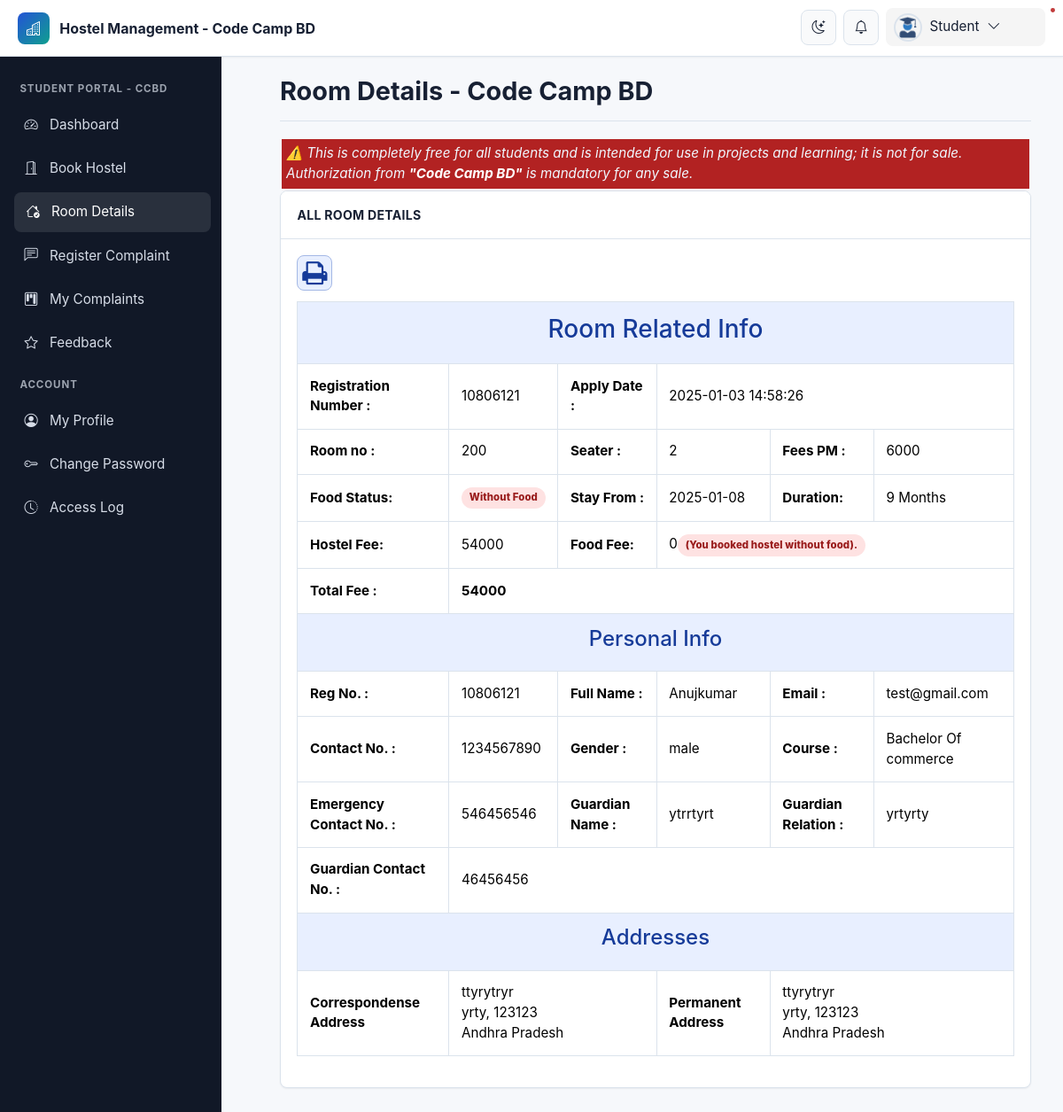
The app's page /room-details.php (signed in) with its own data.
### tables this page shows
CREATE TABLE `registration` (
  `id` int(11) NOT NULL,
  `roomno` int(11) DEFAULT NULL,
  `seater` int(11) DEFAULT NULL,
  `feespm` int(11) DEFAULT NULL,
  `foodstatus` int(11) DEFAULT NULL,
  `stayfrom` date DEFAULT NULL,
  `duration` int(11) DEFAULT NULL,
  `course` varchar(500) DEFAULT NULL,
  `regno` int(11) DEFAULT NULL,
  `firstName` varchar(500) DEFAULT NULL,
  `middleName` varchar(500) DEFAULT NULL,
  `lastName` varchar(500) DEFAULT NULL,
  `gender` varchar(250) DEFAULT NULL,
  `contactno` bigint(11) DEFAULT NULL,
  `emailid` varchar(500) DEFAULT NULL,
  `egycontactno` bigint(11) DEFAULT NULL,
  `guardianName` varchar(500) DEFAULT NULL,
  `guardianRelation` varchar(500) DEFAULT NULL,
  `guardianContactno` bigint(11) DEFAULT NULL,
  `corresAddress` varchar(500) DEFAULT NULL,
  `corresCIty` varchar(500) DEFAULT NULL,
  `corresState` varchar(500) DEFAULT NULL,
  `corresPincode` int(11) DEFAULT NULL,
  `pmntAddress` varchar(500) DEFAULT NULL,
  `pmntCity` varchar(500) DEFAULT NULL,
  `pmnatetState` varchar(500) DEFAULT NULL,
  `pmntPincode` int(11) DEFAULT NULL,
  `postingDate` timestamp NULL DEFAULT current_timestamp(),
  `updationDate` varchar(500) DEFAULT NULL
);

### room-details.php (the view, shortened to what this page needs)
<?php
include('includes/config.php');
?>
<!doctype html>
<html lang="en" class="no-js">
<head>
	<link rel="stylesheet" href="css/font-awesome.min.css">
		<link rel="stylesheet" href="https://cdn.jsdelivr.net/npm/bootstrap-icons@1.11.3/font/bootstrap-icons.css">
<link rel="stylesheet" href="https://cdn.jsdelivr.net/npm/bootstrap@5.3.3/dist/css/bootstrap.min.css">
	<link rel="stylesheet" href="css/dataTables.bootstrap.min.css">
	<link rel="stylesheet" href="css/bootstrap-social.css">
	<link rel="stylesheet" href="css/bootstrap-select.css">
	<link rel="stylesheet" href="css/fileinput.min.css">
	<link rel="stylesheet" href="css/awesome-bootstrap-checkbox.css">
	<link rel="stylesheet" href="css/style.css">
	<link rel="stylesheet" href="css/modern-ui.css">
</head>
<body>
	<?php include('includes/header.php');?>
	<div class="ts-main-content">
			<?php include('includes/sidebar.php');?>
		<div class="content-wrapper">
			<div class="container-fluid">
				<div class="row" id="print">
					<div class="col-md-12">
						<h2 class="page-title">Room Details - Code Camp BD</h2>
														<div class="" style="background-color: firebrick; padding: 5px;margin: 2px;}">
									<i>
										<marquee behavior="scroll" direction="left" onmouseover="this.stop();" onmouseout="this.start();" style="color: aliceblue;" >
											⚠️ This is completely free for all students and is intended for use in projects and learning; it is not for sale. Authorization from  <a style="color:white;font-weight: bold;" href="https://www.youtube.com/@codecampbdofficial/" target="_blank" rel="noopener noreferrer">"Code Camp BD"</a>  is mandatory for any sale.
										</marquee>
									</i>
								</div>
						<div class="panel panel-default">
							<div class="panel-heading">All Room Details</div>
							<div class="panel-body">
			<table id="zctb" class="table table-bordered " cellspacing="0" width="100%" border="1">
						 <span class="print-action"><i class="fa fa-print fa-2x" aria-hidden="true" OnClick="CallPrint(this.value)" title="Print the Report"></i></span>
									<tbody>
<?php
$aid=$_SESSION['login'];
	$ret="select * from registration where (emailid=? || regno	=?)";
$stmt= $mysqli->prepare($ret) ;
$stmt->bind_param('ss',$aid,$aid);
$stmt->execute() ;
$res=$stmt->get_result();
while($row=$res->fetch_object())
	  {
	  	?>
<tr>
<td colspan="6" class="table-section-title"><h3>Room Related Info</h3></td>
</tr>
<tr>
	<th>Registration Number :</th>
<td><?php echo $row->regno;?></td>
<th>Apply Date :</th>
<td colspan="3"><?php echo $row->postingDate;?></td>
</tr>
<tr>
<td><b>Room no :</b></td>
<td><?php echo $row->roomno;?></td>
<td><b>Seater :</b></td>
<td><?php echo $row->seater;?></td>
<td><b>Fees PM :</b></td>
<td><?php echo $fpm=$row->feespm;?></td>
</tr>
<tr>
<td><b>Food Status:</b></td>
<td>
;?></td>
<td><b>Stay From :</b></td>
<td><?php echo $row->stayfrom;?></td>
<td><b>Duration:</b></td>
<td><?php echo $dr=$row->duration;?> Months</td>
</tr>
<tr><th>Hostel Fee:</th>
<td><?php echo $hf=$dr*$fpm?></td>
<th>Food Fee:</th>
<td colspan="3"><?php
if($row->foodstatus==1)
{
echo $ff=(2000*$dr);
} else {
echo $ff=0;
echo "<span class='badge badge-status-danger'>(You booked hostel without food).</span>";
}?></td>
</tr>
<tr>
<th>Total Fee :</th>
<th colspan="5"><?php echo $hf+$ff;?></th>
</tr>
<tr>
<td colspan="6" class="table-section-title"><h4>Personal Info</h4></td>
</tr>
<tr>
<td><b>Reg No. :</b></td>
<td><?php echo $row->regno;?></td>
<td><b>Full Name :</b></td>
<td><?php echo $row->firstName;?><?php echo $row->middleName;?><?php echo $row->lastName;?></td>
<td><b>Email :</b></td>
<td><?php echo $row->emailid;?></td>
</tr>
<tr>
<td><b>Contact No. :</b></td>
<td><?php echo $row->contactno;?></td>
<td><b>Gender :</b></td>
<td><?php echo $row->gender;?></td>
<td><b>Course :</b></td>
<td><?php echo $row->course;?></td>
</tr>
<tr>
<td><b>Emergency Contact No. :</b></td>
<td><?php echo $row->egycontactno;?></td>
<td><b>Guardian Name :</b></td>
<td><?php echo $row->guardianName;?></td>
<td><b>Guardian Relation :</b></td>
<td><?php echo $row->guardianRelation;?></td>
</tr>
<tr>
<td><b>Guardian Contact No. :</b></td>
<td colspan="6"><?php echo $row->guardianContactno;?></td>
</tr>
<tr>
<td colspan="6" class="table-section-title"><h4>Addresses</h4></td>
</tr>
<tr>
<td><b>Correspondense Address</b></td>
<td colspan="2">
<?php echo $row->corresAddress;?><br />
<?php echo $row->corresCIty;?>, <?php echo $row->corresPincode;?><br />
<?php echo $row->corresState;?>
</td>
<td><b>Permanent Address</b></td>
<td colspan="2">
<?php echo $row->pmntAddress;?><br />
<?php echo $row->pmntCity;?>, <?php echo $row->pmntPincode;?><br />
<?php echo $row->pmnatetState;?>
</td>
</tr>
<?php
} ?>
</tbody>
</table>
</div>
</div>
</div>
</div>
</div>
</div>
</div>
</body>
</html>

### css/style.css (style rules this page uses)
html { font-size: 14px; }
@media only screen and (min-width: 480px) { html { font-size: 17px; } }
@media only screen and (min-width: 768px) { html { font-size: 14px; } }
body { font-size: 1em; }
a { color: #37a6c4; }
.panel { overflow: hidden; }
.page-title { padding-bottom: 15px; margin-bottom: 20px; border-bottom: 1px solid #f0f0f0; }
.ts-main-content .content-wrapper { padding-top: 15px; margin-top: 20px; }
@media only screen and (min-width: 992px) { .ts-main-content .content-wrapper { margin-left: 250px; } }

### css/modern-ui.css (style rules this page uses)
:root { color-scheme: light; --hms-bg: #f6f8fb; --hms-surface: #ffffff; --hms-surface-soft: #f9fafb; --hms-border: #dbe3ec; --hms-text: #172033; --hms-muted: #637083; --hms-primary: #2454d6; --hms-primary-dark: #163b99; --hms-primary-soft: #e8efff; --hms-accent: #0f9f8f; --hms-success: #16855f; --hms-warning: #b76b00; --hms-danger: #c23b3b; --hms-info: #1477a5; --hms-sidebar: #111827; --hms-sidebar-muted: #9ca3af; --hms-shadow-sm: 0 1px 2px rgba(16, 24, 40, .06); --hms-shadow: 0 14px 34px rgba(16, 24, 40, .10); --hms-radius: 8px; --hms-header-height: 64px; --hms-sidebar-width: 280px; }
* { box-sizing: border-box; }
html { font-size: 16px; }
body { min-height: 100vh; margin: 0; background: var(--hms-bg); color: var(--hms-text); font-family: Inter, ui-sans-serif, system-ui, -apple-system, BlinkMacSystemFont, "Segoe UI", sans-serif; font-size: .95rem; line-height: 1.5; letter-spacing: 0; }
a { color: var(--hms-primary); text-decoration: none; }
.ts-main-content .content-wrapper { min-height: 100vh; margin-top: 0; padding: calc(var(--hms-header-height) + 1rem) 1rem 2rem; transition: margin-left .24s ease; }
.container-fluid { max-width: 1480px; }
.page-title { display: flex; align-items: center; justify-content: space-between; gap: 1rem; margin: 0 0 1.25rem !important; padding: 0 0 1rem; color: var(--hms-text); border-bottom: 1px solid var(--hms-border); font-size: clamp(1.45rem, 2.4vw, 2rem); font-weight: 750; letter-spacing: 0; }
.panel, .well { margin-bottom: 1.25rem; overflow: hidden; background: var(--hms-surface); border: 1px solid var(--hms-border); border-radius: var(--hms-radius); box-shadow: var(--hms-shadow-sm); }
.panel-heading { display: flex; align-items: center; justify-content: space-between; gap: .75rem; padding: 1rem 1.15rem; color: var(--hms-text) !important; background: var(--hms-surface); border-bottom: 1px solid var(--hms-border); font-size: .88rem; font-weight: 750; letter-spacing: .02em; text-transform: uppercase; }
.panel-body { padding: 1.15rem; }
.table, table { width: 100%; color: var(--hms-text); vertical-align: middle; }
.table > :not(caption) > * > * { padding: .85rem; background: transparent; border-bottom-color: var(--hms-border); }
.table tbody tr { transition: background .18s ease; }
.table-bordered, .table-bordered > :not(caption) > * { border-color: var(--hms-border); }
.badge { display: inline-flex; align-items: center; min-height: 1.55rem; padding: .28rem .55rem; border-radius: 999px; font-weight: 800; letter-spacing: .01em; }
.badge-status-danger { color: #991b1b; background: #fee2e2; }
.table-section-title { color: var(--hms-primary-dark) !important; text-align: center; background: var(--hms-primary-soft) !important; font-weight: 800; }
.print-action { display: inline-flex; align-items: center; justify-content: center; width: 2.5rem; height: 2.5rem; margin-bottom: .75rem; color: var(--hms-primary-dark); background: var(--hms-primary-soft); border: 1px solid color-mix(in srgb, var(--hms-primary) 30%, var(--hms-border)); border-radius: var(--hms-radius); cursor: pointer; }
@media (min-width: 992px) { .ts-main-content .content-wrapper { margin-left: var(--hms-sidebar-width); padding: calc(var(--hms-header-height) + 1.35rem) 1.5rem 2.5rem; } }

### records on screen
registration: regno "10806121", postingDate "2025-01-03 14:58:26", roomno "200", seater "2", feespm "6000", stayfrom "2025-01-08", duration "9", $hf=$dr*$fpm "54000", $hf+$ff "54000", firstName "Anuj", lastName "kumar", emailid "test@gmail.com", contactno "1234567890", gender "male", course "Bachelor Of commerce", egycontactno "546456546", guardianName "ytrrtyrt", guardianRelation "yrtyrty", guardianContactno "46456456", corresAddress "ttyrytryr", corresCIty "yrty", corresPincode "123123", corresState "Andhra Pradesh", pmntAddress "ttyrytryr", pmntCity "yrty", pmntPincode "123123", pmnatetState "Andhra Pradesh"
